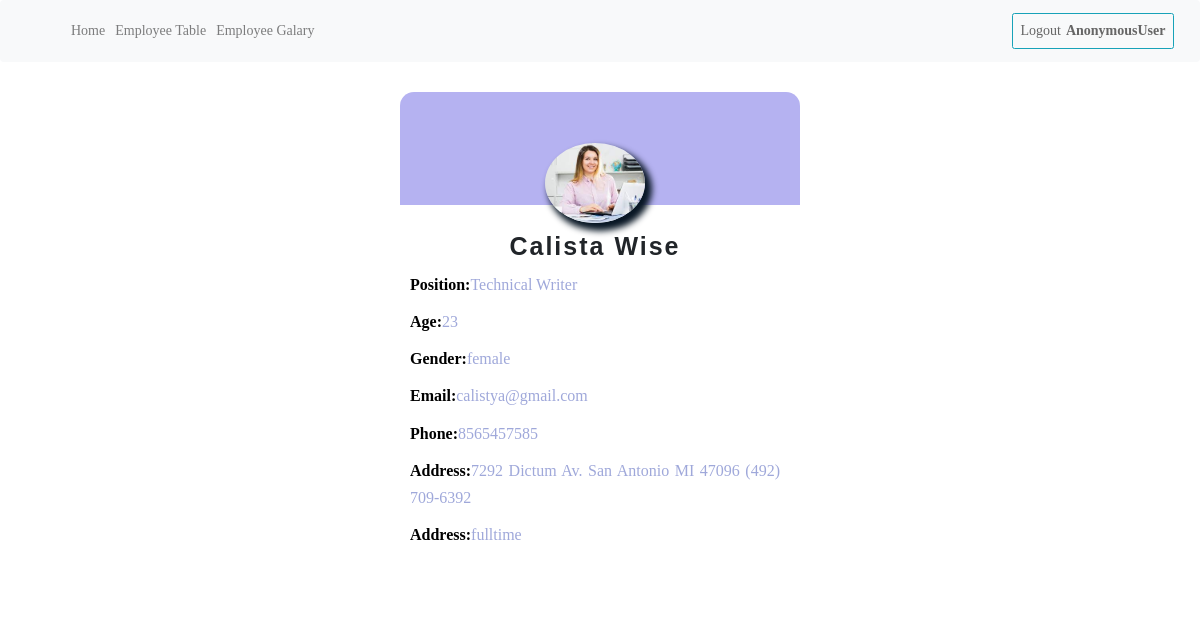
Page /viewemployee/26 on the committed database.
### adminpanel/models.py (models this page shows)
class EmployeeDetails(models.Model):
    options=(
        ("fulltime","fulltime"),
        ("parttime","parttime"),
    )
    gender_option=(
        ("male","male"),
        ("female","female")
    )
    name=models.CharField(max_length=50)
    image=models.ImageField(upload_to="images")
    email=models.EmailField()
    phone=models.IntegerField()
    address=models.TextField()
    Employment_type=models.CharField(max_length=50,choices=options)
    age=models.IntegerField()
    gender=models.CharField(max_length=20,choices=gender_option)
    position=models.CharField(max_length=50)

### adminpanel/views.py (the view)
# urls.py: path("viewemployee/<int:pk>",views.ViewEmployeeGalary.as_view(),name="viewemp"),
class ViewEmployeeGalary(DetailView):
    model=EmployeeDetails
    template_name="viewemployee.html"
    context_object_name="employee"

### adminpanel/templates/viewemployee.html (shortened to what this page needs)
{%extends 'base.html'%}
{%load static%}
{%block body_block%}
<body>
<div class="container mt-5 mb-5 d-flex justify-content-center">
    <div class="card rounded">
        <div class=" d-block justify-content-center">
            <div class="area2 p- text-center px-3">
                <div class="image mr-3"> <img src="{{employee.image.url}}" class="rounded-circle" width="100" />
                    <h4 class=" name mt-3 ">{{employee.name}}</h4>
                    <p class="information mt-3 text-justify"><strong style="color: black;">Position:</strong>{{employee.position}}</p>
                    <p class="information mt-3 text-justify"><strong style="color: black;">Age:</strong>{{employee.age}}</p>
                    <p class="information mt-3 text-justify"><strong style="color: black;">Gender:</strong>{{employee.gender}}</p>
                    <p class="information mt-3 text-justify"><strong style="color: black;">Email:</strong>{{employee.email}}</p>
                    <p class="information mt-3 text-justify"><strong style="color: black;">Phone:</strong>{{employee.phone}}</p>
                    <p class="information mt-3 text-justify"><strong style="color: black;">Address:</strong>{{employee.address}}</p>
                    <p class="information mt-3 text-justify"><strong style="color: black;">Address:</strong>{{employee.Employment_type}}</p>
                </div>
            </div>
        </div>
    </div>
</div>
</body>
{%endblock%}

### employee/static/css/style.css (style rules this page uses)
body { background: #ffffff; font-family: 'Roboto', sans-serif; font-weight: 400; position: relative; }
html, body { width: 100%; overflow-x: hidden; }
h1, h2, h3, h4 { font-weight: bold; letter-spacing: 2px; }
p { line-height: 28px; font-size: 15px; }

### adminpanel/static/css/main.css (style rules this page uses)
* { margin: 0px; padding: 0px; box-sizing: border-box; }
body, html { height: 100%; font-family: Ubuntu-Bold, sans-serif; }
h1,h2,h3,h4,h5,h6 { margin: 0px; }
p { font-family: Ubuntu-Bold; font-size: 14px; line-height: 1.7; color: #666666; margin: 0px; }
.container { max-width: 1200px; }

### adminpanel/templates/viewemployee.html (style rules this page uses)
body { background-image: url("https://images.unsplash.com/photo-1497864979123-ef3595423b92?ixlib=rb-1.2.1&ixid=MnwxMjA3fDB8MHxwaG90by1wYWdlfHx8fGVufDB8fHx8&auto=format&fit=crop&w=870&q=80"); background-size: 100%; }
.card { width: 400px; border: none; border-radius: 14px !important }
.image { top: -62px; position: relative }
.image img { box-shadow: 5px 6px 6px 2px #091725 }
.area2 { background-color: #fff; border-bottom-left-radius: 14px !important; border-bottom-right-radius: 14px !important }
.name { font-size: 25px; font-weight: 650 }
.information { color: #9FA8DA; font-weight: 500; font-size: 16px }

### rows in the picture
EmployeeDetails: image (picture), name "Calista Wise", position "Technical Writer", age "23", gender "female", email "calistya@gmail.com", phone "8565457585", address "7292 Dictum Av. San Antonio MI 47096 (492) 709-6392", Employment_type "fulltime"

### other values in the picture
{{ request.user }} "AnonymousUser"
